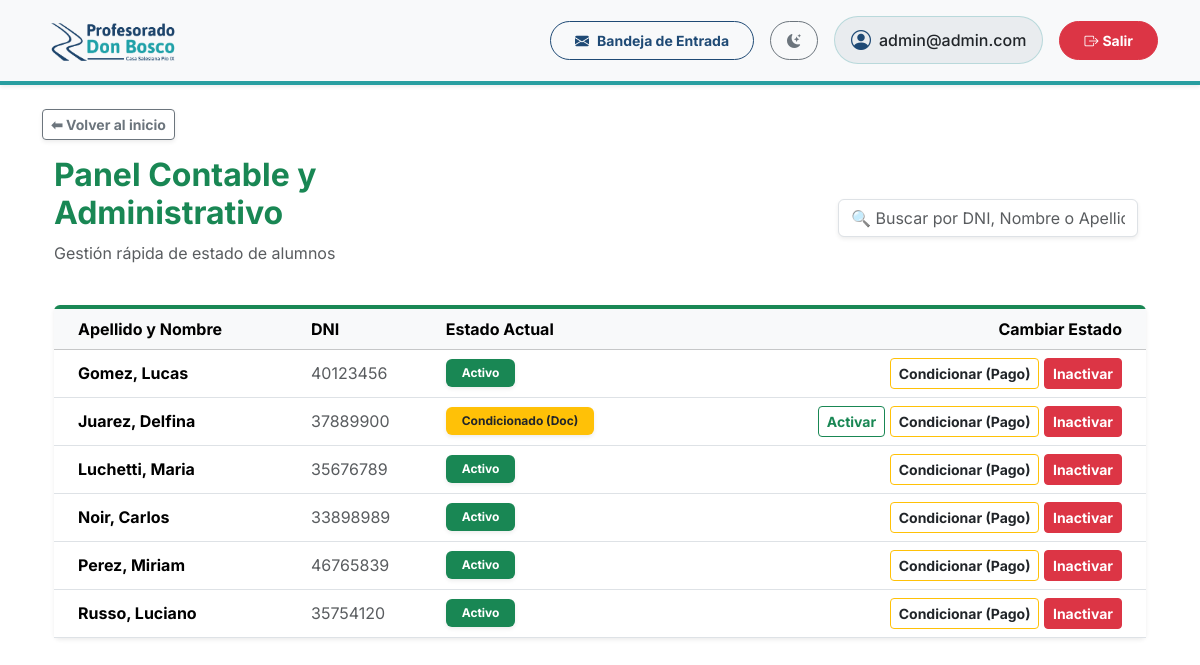
Page /panel-contable/ (signed in) on the earlier database version.
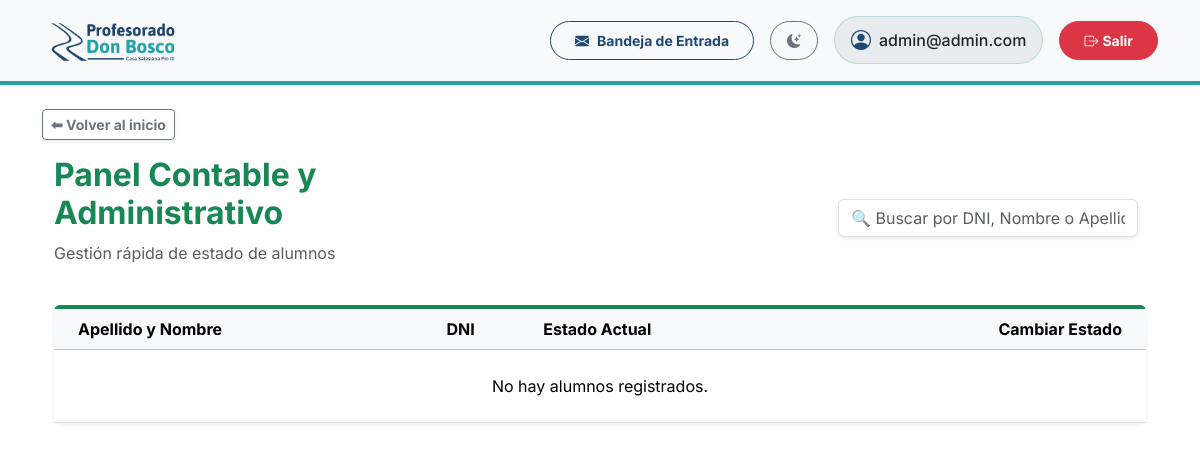
Same page on the later database version.
### gestion/models.py (models this page shows, shortened)
class Alumno(models.Model):
    usuario = models.OneToOneField(User, on_delete=models.CASCADE, related_name='perfil_alumno', null=True, blank=True)
    dni = models.CharField('DNI', max_length=15, unique=True)
    nombre = models.CharField('Nombre/s', max_length=100)
    apellido = models.CharField('Apellido/s', max_length=100)
    fecha_nacimiento = models.DateField('Fecha de nacimiento', null=True, blank=True)
    telefono = models.CharField(max_length=20, blank=True, null=True, verbose_name="Teléfono Fijo")
    celular = models.CharField(max_length=20, blank=True, null=True, verbose_name="Celular")
    direccion = models.CharField(max_length=200, blank=True, null=True, verbose_name="Dirección")
    email = models.EmailField(blank=True, null=True)
    nacionalidad = models.CharField(max_length=100, default='Argentina')
    codigo_postal = models.CharField(max_length=20, blank=True, null=True)
    comuna_zona = models.CharField(max_length=100, blank=True, null=True)
    PROVINCIAS = [
        ('Buenos Aires', 'Buenos Aires'), ('CABA', 'Ciudad Autónoma de Buenos Aires'),
        ('Catamarca', 'Catamarca'), ('Chaco', 'Chaco'), ('Chubut', 'Chubut'),
        ('Córdoba', 'Córdoba'), ('Corrientes', 'Corrientes'), ('Entre Ríos', 'Entre Ríos'),
        ('Formosa', 'Formosa'), ('Jujuy', 'Jujuy'), ('La Pampa', 'La Pampa'),
        ('La Rioja', 'La Rioja'), ('Mendoza', 'Mendoza'), ('Misiones', 'Misiones'),
        ('Neuquén', 'Neuquén'), ('Río Negro', 'Río Negro'), ('Salta', 'Salta'),
        ('San Juan', 'San Juan'), ('San Luis', 'San Luis'), ('Santa Cruz', 'Santa Cruz'),
        ('Santa Fe', 'Santa Fe'), ('Santiago del Estero', 'Santiago del Estero'),
        ('Tierra del Fuego', 'Tierra del Fuego'), ('Tucumán', 'Tucumán')
    ]
    provincia = models.CharField(max_length=100, choices=PROVINCIAS, blank=True, null=True)
    localidad = models.CharField(max_length=100, blank=True, null=True)
    SEXO_CHOICES = [('M', 'Masculino'), ('F', 'Femenino')]
    sexo = models.CharField(max_length=1, choices=SEXO_CHOICES, blank=True, null=True)
    lugar_nacimiento = models.CharField(max_length=100, blank=True, null=True)
    doc_dni = models.BooleanField(default=False, verbose_name="Fotocopia DNI")
    doc_vacunas = models.BooleanField(default=False, verbose_name="Certificado de Vacunas")
    doc_partida = models.BooleanField(default=False, verbose_name="Partida de Nacimiento")
    doc_primaria = models.BooleanField(default=False, verbose_name="Título Secundario") # Adaptado a terciario
    doc_pase = models.BooleanField(default=False, verbose_name="Pase de Escuela Anterior")
    plan = models.ForeignKey('PlanDeEstudio', on_delete=models.SET_NULL, null=True, blank=True, related_name='alumnos', verbose_name="Plan de Estudios")
    ESTADOS_ALUMNO = [
        ('ACT', 'Activo'),
        ('INA', 'Inactivo / Abandonó'),
        ('EGR', 'Egresado'),
        ('COND_DOC', 'Condicionado (Documentación)'),
        ('COND_PAG', 'Condicionado (Falta de Pago)'),
        ('ASP', 'Aspirante (Pre-Inscripto)'),
    ]
    estado_alumno = models.CharField('Estado', max_length=10, choices=ESTADOS_ALUMNO, default='ACT')

### gestion/views.py (the view, shortened to what this page needs)
# urls.py: path('panel-contable/', panel_contable, name='panel_contable'),
@login_required
def panel_contable(request):
    user_groups = request.user.groups.values_list('name', flat=True)
    is_authorized = request.user.is_staff or request.user.is_superuser or any(g in user_groups for g in ['Contable', 'Secretaría', 'Directivos'])
    if not is_authorized:
        messages.error(request, 'No tienes permisos para acceder al Panel Contable.')
        return redirect('dashboard')
    alumnos = Alumno.objects.all().order_by('apellido', 'nombre')
    return render(request, 'gestion/contable/panel_contable.html', {'alumnos': alumnos})

### gestion/context_processors.py (called while the page is built)
def notificaciones_context(request):
    if request.user.is_authenticated:
        from gestion.models import Notificacion
        unread_count = Notificacion.objects.filter(usuario=request.user, leida=False).count()
        return {'unread_notifications_count': unread_count}
    return {'unread_notifications_count': 0}

### gestion/templates/gestion/contable/panel_contable.html (shortened to what the changed rows need)
{% extends "base.html" %}
{% block content %}
<div class="container mt-2">
    <div class="row mb-4">
        <div class="col-md-5">
            <h2 class="text-success fw-bold">Panel Contable y Administrativo</h2>
        </div>
    </div>
    <div class="card shadow-sm border-0 border-top border-success border-4">
        <div class="card-body p-0">
            <div class="table-responsive">
                <table class="table table-hover align-middle mb-0" id="alumnosTable">
                    <thead class="table-light">
                        <tr>
                            <th class="ps-4">Apellido y Nombre</th>
                            <th>DNI</th>
                            <th>Estado Actual</th>
                            <th class="text-end pe-4">Cambiar Estado</th>
                        </tr>
                    </thead>
                    <tbody>
                        {% for alumno in alumnos %}
                            <tr class="alumno-row">
                                <td class="ps-4 alumno-nombre fw-bold">
                                    {{ alumno.apellido }}, {{ alumno.nombre }}
                                </td>
                                <td class="alumno-dni text-muted">{{ alumno.dni }}</td>
                                <td>
                                    {% if alumno.estado_alumno == 'ACT' %}
                                        <span class="badge bg-success shadow-sm px-3 py-2">Activo</span>
                                    {% elif alumno.estado_alumno == 'INA' %}
                                        <span class="badge bg-danger shadow-sm px-3 py-2">Inactivo</span>
                                    {% elif alumno.estado_alumno == 'EGR' %}
                                        <span class="badge bg-info text-dark shadow-sm px-3 py-2">Egresado</span>
                                    {% elif alumno.estado_alumno == 'COND_DOC' %}
                                        <span class="badge bg-warning text-dark shadow-sm px-3 py-2" title="Falta Documentación">Condicionado (Doc)</span>
                                    {% elif alumno.estado_alumno == 'COND_PAG' %}
                                        <span class="badge bg-warning text-dark shadow-sm px-3 py-2" title="Falta de Pago">Condicionado (Pago)</span>
                                    {% endif %}
                                </td>
                                <td class="text-end pe-4">
                                    <form method="POST" action="{% url 'panel_contable' %}" style="display:inline;">
                                        {% if alumno.estado_alumno != 'ACT' %}
                                            <button type="submit" name="nuevo_estado" value="ACT" class="btn btn-sm btn-outline-success fw-bold" onclick="return confirm('¿Activar alumno? Recuperará el acceso al sistema.');">Activar</button>
                                        {% endif %}
                                        {% if alumno.estado_alumno != 'COND_PAG' %}
                                            <button type="submit" name="nuevo_estado" value="COND_PAG" class="btn btn-sm btn-outline-warning fw-bold text-dark" onclick="return confirm('¿Marcar como condicionado por pago?');">Condicionar (Pago)</button>
                                        {% endif %}
                                        {% if alumno.estado_alumno != 'INA' %}
                                            <button type="submit" name="nuevo_estado" value="INA" class="btn btn-sm btn-danger fw-bold" onclick="return confirm('¿Inactivar alumno? Perderá el acceso al sistema.');">Inactivar</button>
                                        {% endif %}
                                    </form>
                                </td>
                            </tr>
                        {% empty %}
                            <tr id="emptyRow">
                                <td colspan="4" class="text-center py-4">No hay alumnos registrados.</td>
                            </tr>
                        {% endfor %}
                    </tbody>
                </table>
            </div>
        </div>
    </div>
</div>
{% endblock %}

Differences in the rows shown:
removed Alumno: apellido "Gomez", nombre "Lucas", dni "40123456", estado_alumno "Activo"
removed Alumno: apellido "Juarez", nombre "Delfina", dni "37889900", estado_alumno "Condicionado (Doc)"
removed Alumno: apellido "Luchetti", nombre "Maria", dni "35676789", estado_alumno "Activo"
removed Alumno: apellido "Noir", nombre "Carlos", dni "33898989", estado_alumno "Activo"
removed Alumno: apellido "Perez", nombre "Miriam", dni "46765839", estado_alumno "Activo"
removed Alumno: apellido "Russo", nombre "Luciano", dni "35754120", estado_alumno "Activo"
Other differences:
text now shown: "No hay alumnos registrados."
